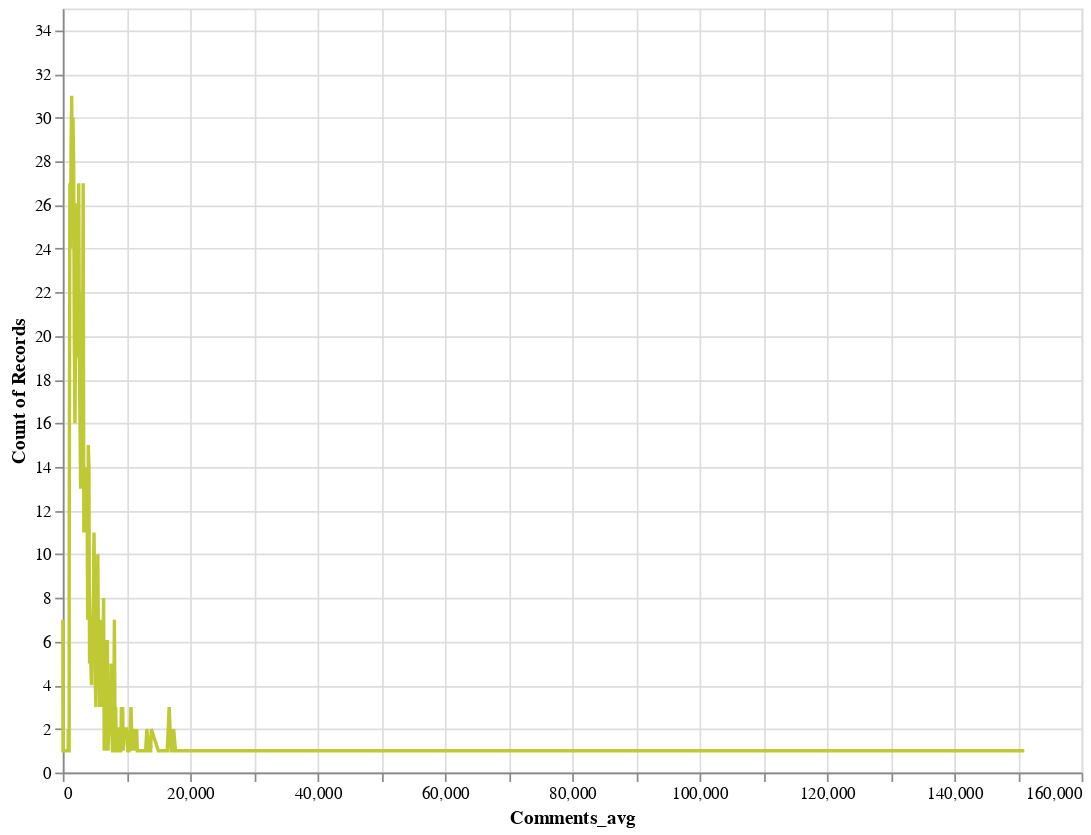

Write notebook code for a chart like this one.
### Code cell
import altair as alt
chart=alt.Chart(df2).mark_line(size=2).encode(
    x=alt.X('Comments_avg'),
    y='count()',
    color=alt.value('#bfc934')
).properties(
    width=600,
    height=450
)
chart

### Figure 1 — Vega-Lite specification as saved in the notebook (floating-point values rounded to 4 significant figures; data arrays with more than 128 entries replaced by an {"elided": "..."} marker saying what was removed)
{"config": {"view": {"continuousWidth": 400, "continuousHeight": 300}}, "data": {"name": "data-7916511b65f4198a1a37a8ca7ae15004"}, "mark": {"type": "line", "size": 2}, "encoding": {"color": {"value": "#bfc934"}, "x": {"type": "quantitative", "field": "Comments_avg"}, "y": {"type": "quantitative", "aggregate": "count"}}, "height": 450, "width": 600, "$schema": "https://vega.github.io/schema/vega-lite/v4.8.1.json", "datasets": {"data-7916511b65f4198a1a37a8ca7ae15004": {"elided": "999 records"}}}
